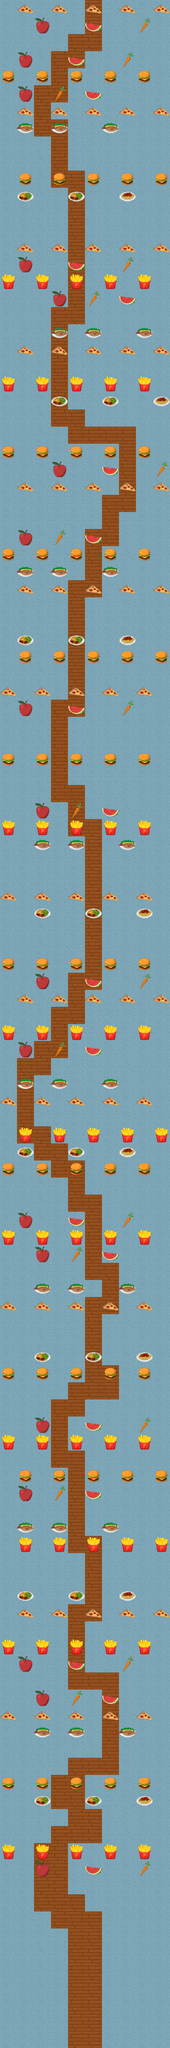

Tiled map render using the project's own tile images. Description and the map definition, with tile-layer contents summarised, below:
An orthogonal 10x120 tile map with 48x48 px tiles, 3 tile layers (Tile Layer 1, burgers, carrots) and 272 objects.

<map version="1.2" tiledversion="1.2.3" orientation="orthogonal" renderorder="right-down" width="10" height="120" tilewidth="48" tileheight="48" infinite="0" nextlayerid="6" nextobjectid="384">
 <tileset firstgid="1" name="TileSetFA" tilewidth="48" tileheight="48" tilecount="20" columns="5">
  <image source="TileSetFA.png" width="240" height="192" />
 </tileset>
 <layer id="1" name="Tile Layer 1" width="10" height="120">
  <data>[1200 cells, 1200 non-empty, 2 distinct tile ids]</data>
 </layer>
 <layer id="2" name="burgers" width="10" height="120">
  <data>[1200 cells, 170 non-empty, 3 distinct tile ids]</data>
 </layer>
 <layer id="3" name="carrots" width="10" height="120">
  <data>[1200 cells, 102 non-empty, 6 distinct tile ids]</data>
 </layer>
 <objectgroup id="4" name="ObjectLayer">
  <object id="6" x="11.75" y="5191.5" width="27" height="34" />
  <object id="7" x="109.25" y="5192.5" width="27" height="34" />
  <object id="8" x="203.25" y="5191.5" width="27" height="34" />
  <object id="9" x="299.25" y="5193" width="27" height="34" />
  <object id="10" x="395.25" y="5191" width="27" height="34" />
  <object id="16" x="13.25" y="4998.5" width="27" height="34" />
  <object id="17" x="110.75" y="4999.5" width="27" height="34" />
  <object id="18" x="204.75" y="4998.5" width="27" height="34" />
  <object id="19" x="300.75" y="5000" width="27" height="34" />
  <object id="20" x="396.75" y="4998" width="27" height="34" />
  <object id="26" x="12.25" y="4809" width="27" height="34" />
  <object id="27" x="109.75" y="4810" width="27" height="34" />
  <object id="28" x="203.75" y="4809" width="27" height="34" />
  <object id="29" x="299.75" y="4810.5" width="27" height="34" />
  <object id="30" x="395.75" y="4808.5" width="27" height="34" />
  <object id="36" x="11.75" y="4615" width="27" height="34" />
  <object id="37" x="109.25" y="4616" width="27" height="34" />
  <object id="38" x="203.25" y="4615" width="27" height="34" />
  <object id="39" x="299.25" y="4616.5" width="27" height="34" />
  <object id="40" x="395.25" y="4614.5" width="27" height="34" />
  <object id="41" x="57.4167" y="4518.42" width="27" height="34" />
  <object id="42" x="154.917" y="4519.42" width="27" height="34" />
  <object id="43" x="248.917" y="4518.42" width="27" height="34" />
  <object id="44" x="344.917" y="4519.92" width="27" height="34" />
  <object id="45" x="440.917" y="4517.92" width="27" height="34" />
  <object id="51" x="58.6667" y="4329.42" width="27" height="34" />
  <object id="52" x="156.167" y="4330.42" width="27" height="34" />
  <object id="53" x="250.167" y="4329.42" width="27" height="34" />
  <object id="54" x="346.167" y="4330.92" width="27" height="34" />
  <object id="55" x="442.167" y="4328.92" width="27" height="34" />
  <object id="61" x="59.6667" y="4136.42" width="27" height="34" />
  <object id="62" x="157.167" y="4137.42" width="27" height="34" />
  <object id="63" x="251.167" y="4136.42" width="27" height="34" />
  <object id="64" x="347.167" y="4137.92" width="27" height="34" />
  <object id="65" x="443.167" y="4135.92" width="27" height="34" />
  <object id="66" x="11.6667" y="4041.92" width="27" height="34" />
  <object id="67" x="109.167" y="4042.92" width="27" height="34" />
  <object id="68" x="203.167" y="4041.92" width="27" height="34" />
  <object id="69" x="299.167" y="4043.42" width="27" height="34" />
  <object id="70" x="395.167" y="4041.42" width="27" height="34" />
  <object id="76" x="11.1667" y="3847.92" width="27" height="34" />
  <object id="77" x="108.667" y="3848.92" width="27" height="34" />
  <object id="78" x="202.667" y="3847.92" width="27" height="34" />
  <object id="79" x="298.667" y="3849.42" width="27" height="34" />
  <object id="80" x="394.667" y="3847.42" width="27" height="34" />
  <object id="86" x="11.1667" y="3658.42" width="27" height="34" />
  <object id="87" x="104.667" y="3654.75" width="27" height="34" />
  <object id="88" x="201.333" y="3654.42" width="27" height="34" />
  <object id="89" x="298.667" y="3655.92" width="27" height="34" />
  <object id="90" x="394.667" y="3657.92" width="27" height="34" />
  <object id="96" x="10.6667" y="3464.75" width="27" height="34" />
  <object id="97" x="107.5" y="3465.75" width="27" height="34" />
  <object id="98" x="201.5" y="3461.42" width="27" height="34" />
  <object id="99" x="298.833" y="3464.92" width="27" height="34" />
  <object id="100" x="394.167" y="3462.92" width="27" height="34" />
  <object id="106" x="9.66667" y="3272.58" width="27" height="34" />
  <object id="107" x="107.167" y="3273.58" width="27" height="34" />
  <object id="108" x="201.167" y="3272.58" width="27" height="34" />
  <object id="109" x="297.167" y="3274.08" width="27" height="34" />
  <object id="110" x="393.167" y="3272.08" width="27" height="34" />
  <object id="111" x="57.1667" y="3178.92" width="27" height="34" />
  <object id="112" x="154.667" y="3179.92" width="27" height="34" />
  <object id="113" x="248.667" y="3178.92" width="27" height="34" />
  <object id="114" x="344.667" y="3180.42" width="27" height="34" />
  <object id="115" x="440.667" y="3178.42" width="27" height="34" />
  <object id="116" x="11.1667" y="3081.92" width="27" height="34" />
  <object id="117" x="108.667" y="3082.92" width="27" height="34" />
  <object id="118" x="202.667" y="3081.92" width="27" height="34" />
  <object id="119" x="298.667" y="3083.42" width="27" height="34" />
  <object id="120" x="394.667" y="3081.42" width="27" height="34" />
  <object id="126" x="11.4165" y="2886.5" width="27" height="34" />
  <object id="127" x="108.917" y="2887.5" width="27" height="34" />
  <object id="128" x="202.917" y="2886.5" width="27" height="34" />
  <object id="129" x="298.917" y="2888" width="27" height="34" />
  <object id="130" x="394.917" y="2886" width="27" height="34" />
  <object id="131" x="59.4165" y="2793.17" width="27" height="34" />
  <object id="132" x="156.917" y="2794.17" width="27" height="34" />
  <object id="133" x="250.917" y="2793.17" width="27" height="34" />
  <object id="134" x="346.917" y="2794.67" width="27" height="34" />
  <object id="135" x="442.917" y="2792.67" width="27" height="34" />
  <object id="136" x="10.0832" y="2693.83" width="27" height="34" />
  <object id="137" x="107.583" y="2694.83" width="27" height="34" />
  <object id="138" x="201.583" y="2693.83" width="27" height="34" />
  <object id="139" x="297.583" y="2695.33" width="27" height="34" />
  <object id="140" x="393.583" y="2693.33" width="27" height="34" />
  <object id="146" x="10.7498" y="2503.17" width="27" height="34" />
  <object id="147" x="108.25" y="2504.17" width="27" height="34" />
  <object id="148" x="202.25" y="2503.17" width="27" height="34" />
  <object id="149" x="298.25" y="2504.67" width="27" height="34" />
  <object id="150" x="394.25" y="2502.67" width="27" height="34" />
  <object id="156" x="10.7499" y="2312.5" width="27" height="34" />
  <object id="157" x="108.25" y="2313.5" width="27" height="34" />
  <object id="158" x="202.25" y="2312.5" width="27" height="34" />
  <object id="159" x="298.25" y="2314" width="27" height="34" />
  <object id="160" x="394.25" y="2312" width="27" height="34" />
  <object id="166" x="10.7499" y="2117.83" width="27" height="34" />
  <object id="167" x="108.25" y="2118.83" width="27" height="34" />
  <object id="168" x="202.25" y="2117.83" width="27" height="34" />
  <object id="169" x="298.25" y="2119.33" width="27" height="34" />
  <object id="170" x="394.25" y="2117.33" width="27" height="34" />
  <object id="176" x="10.7499" y="1928.5" width="27" height="34" />
  <object id="177" x="108.25" y="1929.5" width="27" height="34" />
  <object id="178" x="202.25" y="1928.5" width="27" height="34" />
  </objectgroup>
 <objectgroup id="5" name="ObjectLayer2">
  <!-- 102 objects omitted --></objectgroup>
</map>
<!-- 169 of 272 objects omitted -->
